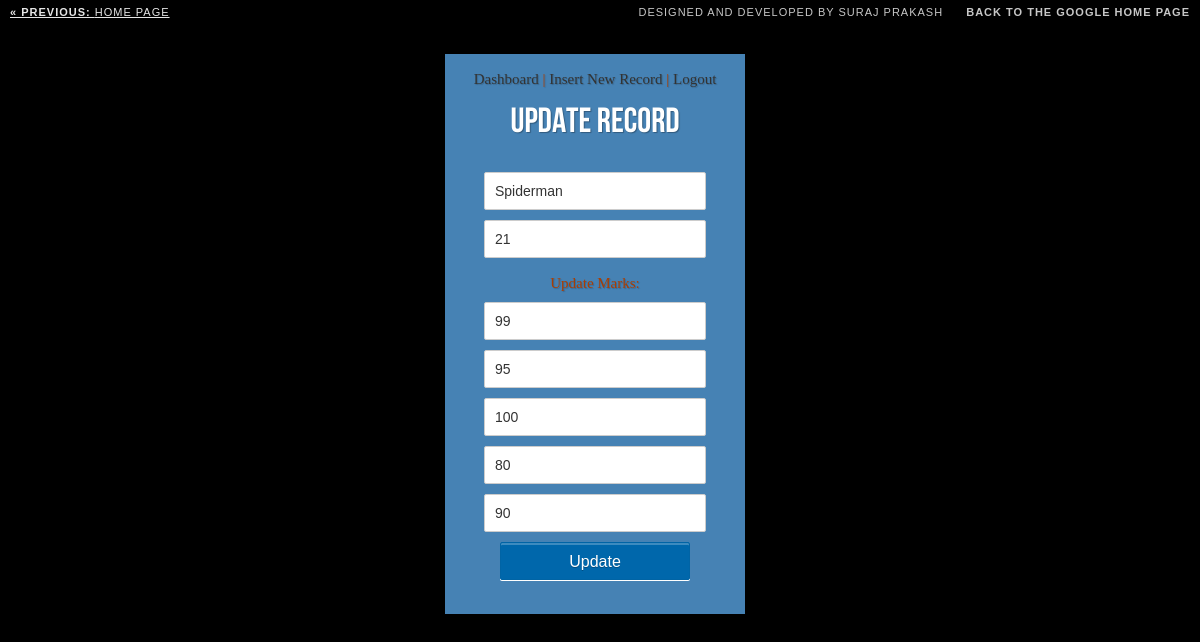
The page /myproj01/edit.php?id=3 (signed in) on the database its author committed.
### tables this page shows
CREATE TABLE `new_record` (
  `id` int(11) NOT NULL,
  `trn_date` varchar(30) NOT NULL,
  `name` varchar(30) NOT NULL,
  `roll` int(11) NOT NULL,
  `mat` int(11) NOT NULL,
  `sci` int(11) NOT NULL,
  `eng` int(11) NOT NULL,
  `hin` int(11) NOT NULL,
  `sst` int(11) NOT NULL,
  `submittedby` varchar(30) NOT NULL
);

### myproj01/edit.php (the view, shortened to what this page needs)
<?php
    require('db.php');
    $id=$_REQUEST['id'];
    $query = "SELECT * from new_record where id='".$id."'";
    $result = mysqli_query($con, $query) or die ( mysqli_error());
    $row = mysqli_fetch_assoc($result);
?>
<!DOCTYPE html>
<html class="no-js" lang="en">
    <head>
        <link rel="stylesheet" href="css/style.css" />
        <link rel="stylesheet" type="text/css" href="css/demo.css" />
        <link rel="stylesheet" type="text/css" href="css/style4.css" />
    </head>
    <body id="page">
        <ul class="cb-slideshow">
        </ul>
        <div class="container">
	        <div class="codrops-top">
            <a href="index3.html">
                <strong>&laquo; Previous: </strong>Home page
            </a>
            <span class="right">
                <a href="#" target="_blank">Designed and Developed by Suraj Prakash</a>
                <a href="http://www.google.com/">
                    <strong>Back to the Google Home Page</strong>
                </a>
            </span>
			</div>
			<header>
                <div class="form" style = "background-color: steelblue; text-align: center;"><br/>
                    <p>
                <a href="dashboard.php">Dashboard</a>
                | <a href="insert.php">Insert New Record</a>
                | <a href="logout.php">Logout</a>
            </p><br/>
            <h1>Update Record</h1><br/>
            <?php
                if(isset($_POST['new']) && $_POST['new']==1)
                {
                    $id=$_REQUEST['id'];
                    $trn_date = date("Y-m-d H:i:s");
                    $name =$_REQUEST['name'];
                    $roll =$_REQUEST['roll'];
                    $mat = $_REQUEST['mat'];
                    $sci = $_REQUEST['sci'];
                    $eng = $_REQUEST['eng'];
                    $hin = $_REQUEST['hin'];
                    $sst = $_REQUEST['sst'];
                    $submittedby = $_SESSION["username"];
                    $update="update new_record set trn_date='".$trn_date."',name='".$name."', roll='".$roll."', mat='".$mat."', sci='".$sci."', eng='".$eng."', hin='".$hin."', sst='".$sst."', submittedby='".$submittedby."' where id='".$id."'";
                    mysqli_query($con, $update) or die(mysqli_error());
                    $status = "Record Updated Successfully. </br></br> <a href='view.php'>View Updated Record</a><br/><br/>";
                    echo '<p style="color:#FF0000;">'.$status.'</p>';
                }
                else
                {
            ?>
                    <div>
                        <form name="form" method="post" action="">
                            <p>
                                <input type="text" name="name" placeholder="Student's Name"
                                required value="<?php echo $row['name'];?>" />
                            </p>
                            <p>
                                <input type="text" name="roll" placeholder="Roll"
                                required value="<?php echo $row['roll'];?>" />
                            </p><br/>
                            <p>
                            	Update Marks:
                            </p>
                            <p>
                                <input type="text" name="mat" placeholder="Maths"
                                required value="<?php echo $row['mat'];?>" />
                            </p>
                            <p>
                                <input type="text" name="sci" placeholder="Science"
                                required value="<?php echo $row['sci'];?>" />
                            </p>
                            <p>
                                <input type="text" name="eng" placeholder="English"
                                required value="<?php echo $row['eng'];?>" />
                            </p>
                            <p>
                                <input type="text" name="hin" placeholder="Hindi"
                                required value="<?php echo $row['hin'];?>" />
                            </p>
                            <p>
                                <input type="text" name="sst" placeholder="Social Science"
                                required value="<?php echo $row['sst'];?>" />
                            </p>
                            <p>
                                <input name="submit" type="submit" value="Update" />
                            </p>
                        </form><br/><br/>
            <?php
                }
            ?>
                    </div>
        </div>
            </header>
    </body>
</html>

### myproj01/css/style.css (style rules this page uses)
body { font-family:Arial, Sans-Serif; }
a { color:#0067ab; text-decoration:none; }
.form { width: 300px; margin: 0 auto; }
input[type='text'], input[type='email'], input[type='password'] { width: 200px; border-radius: 2px;border: 1px solid #CCC; padding: 10px; color: #333; font-size: 14px; margin-top: 10px; }
input[type='submit'] { padding: 10px 25px 8px; color: #fff; background-color: #0067ab; text-shadow: rgba(0,0,0,0.24) 0 1px 0; font-size: 16px; box-shadow: rgba(255,255,255,0.24) 0 2px 0 0 inset,#fff 0 1px 0 0; border: 1px solid #0164a5; border-radius: 2px; margin-top: 10px; cursor:pointer; }

### myproj01/css/demo.css (style rules this page uses)
body,div,dl,dt,dd,ul,ol,li,h1,h2,h3,h4,h5,h6,pre,form,fieldset,input,textarea,p,blockquote,th,td { margin:0; padding:0; }
html,body { margin:0; padding:0; }
input { border:1px solid #b0b0b0; padding:3px 5px 4px; color:#979797; width:190px; }
ol,ul { list-style:none; }
h1,h2,h3,h4,h5,h6 { font-size:100%; font-weight:normal; }
body { font-family: Constantia, Palatino, "Palatino Linotype", "Palatino LT STD", Georgia, serif; background: #000; font-weight: 400; font-size: 15px; color: #aa3e03; overflow-y: scroll; overflow-x: hidden; }
a { color: #333; text-decoration: none; }
.container { position: relative; text-align: center; }
.container > header { padding: 30px 30px 10px 20px; margin: 0px 20px 10px 20px; position: relative; display: block; text-shadow: 1px 1px 1px rgba(0,0,0,0.2); text-align: left; }
.container > header h1 { font-family: 'BebasNeueRegular', 'Arial Narrow', Arial, sans-serif; font-size: 35px; line-height: 35px; position: relative; font-weight: 400; color: #fff; text-shadow: 1px 1px 1px rgba(0,0,0,0.3); padding: 0px 0px 5px 0px; }
.codrops-top { font-family: Arial, sans-serif; line-height: 24px; font-size: 11px; width: 100%; background: #000; opacity: 0.9; text-transform: uppercase; z-index: 9999; position: relative; -moz-box-shadow: 1px 0px 2px #000; -webkit-box-shadow: 1px 0px 2px #000; box-shadow: 1px 0px 2px #000; }
.codrops-top a { padding: 0px 10px; letter-spacing: 1px; color: #ddd; display: block; float: left; }
.codrops-top span.right { float: right; }
.codrops-top span.right a { float: none; display: inline; }

### myproj01/css/style4.css (style rules this page uses)
.cb-slideshow, .cb-slideshow:after { position: fixed; width: 100%; height: 100%; top: 0px; left: 0px; z-index: 0; }
.cb-slideshow:after { content: ''; background: transparent url(../images/pattern.png) repeat top left; }

### rows shown on the page
new_record: name "Spiderman", roll "21", mat "99", sci "95", eng "100", hin "80", sst "90"
